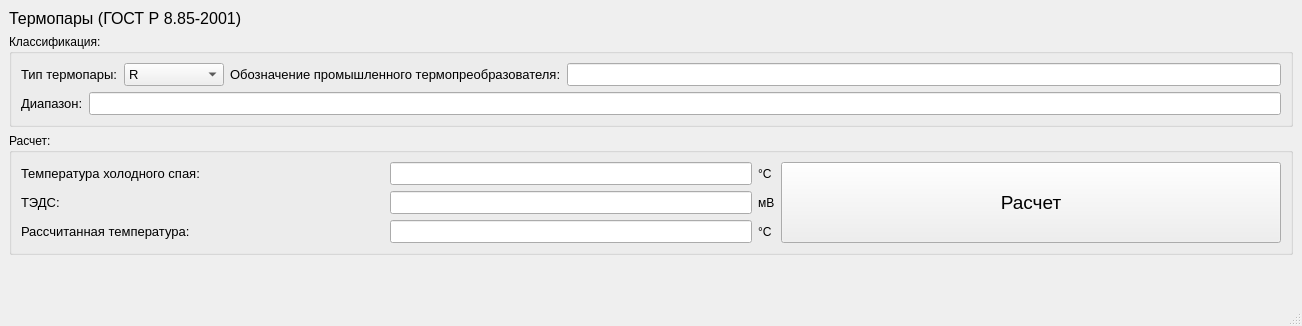
<?xml version="1.0" encoding="UTF-8"?>
<ui version="4.0">
 <class>thermocouple_calculator</class>
 <widget class="QMainWindow" name="thermocouple_calculator">
  <property name="geometry">
   <rect>
    <x>0</x>
    <y>0</y>
    <width>1302</width>
    <height>326</height>
   </rect>
  </property>
  <property name="minimumSize">
   <size>
    <width>991</width>
    <height>250</height>
   </size>
  </property>
  <property name="windowTitle">
   <string>Thermocouple Calculator</string>
  </property>
  <property name="windowIcon">
   <iconset resource="../resources/images.qrc">
    <normaloff>:/app5.png</normaloff>:/app5.png</iconset>
  </property>
  <widget class="QWidget" name="centralwidget">
   <layout class="QVBoxLayout" name="verticalLayout_3">
    <item>
     <widget class="QLabel" name="label">
      <property name="font">
       <font>
        <pointsize>12</pointsize>
       </font>
      </property>
      <property name="text">
       <string>Термопары (ГОСТ Р 8.85-2001)</string>
      </property>
     </widget>
    </item>
    <item>
     <widget class="QGroupBox" name="groupBox">
      <property name="sizePolicy">
       <sizepolicy hsizetype="Expanding" vsizetype="Preferred">
        <horstretch>0</horstretch>
        <verstretch>0</verstretch>
       </sizepolicy>
      </property>
      <property name="minimumSize">
       <size>
        <width>0</width>
        <height>0</height>
       </size>
      </property>
      <property name="maximumSize">
       <size>
        <width>16777215</width>
        <height>250</height>
       </size>
      </property>
      <property name="title">
       <string>Классификация:</string>
      </property>
      <layout class="QVBoxLayout" name="verticalLayout">
       <item>
        <layout class="QHBoxLayout" name="horizontalLayout">
         <item>
          <widget class="QLabel" name="label_2">
           <property name="font">
            <font>
             <pointsize>10</pointsize>
            </font>
           </property>
           <property name="text">
            <string>Тип термопары:</string>
           </property>
          </widget>
         </item>
         <item>
          <widget class="QComboBox" name="comboBox_type">
           <property name="minimumSize">
            <size>
             <width>100</width>
             <height>0</height>
            </size>
           </property>
           <property name="maximumSize">
            <size>
             <width>100</width>
             <height>16777215</height>
            </size>
           </property>
           <property name="font">
            <font>
             <pointsize>10</pointsize>
            </font>
           </property>
           <item>
            <property name="text">
             <string>R</string>
            </property>
           </item>
           <item>
            <property name="text">
             <string>S</string>
            </property>
           </item>
           <item>
            <property name="text">
             <string>B</string>
            </property>
           </item>
           <item>
            <property name="text">
             <string>J</string>
            </property>
           </item>
           <item>
            <property name="text">
             <string>T</string>
            </property>
           </item>
           <item>
            <property name="text">
             <string>E</string>
            </property>
           </item>
           <item>
            <property name="text">
             <string>K</string>
            </property>
           </item>
           <item>
            <property name="text">
             <string>N</string>
            </property>
           </item>
           <item>
            <property name="text">
             <string>A-1</string>
            </property>
           </item>
           <item>
            <property name="text">
             <string>A-2</string>
            </property>
           </item>
           <item>
            <property name="text">
             <string>A-3</string>
            </property>
           </item>
           <item>
            <property name="text">
             <string>L</string>
            </property>
           </item>
           <item>
            <property name="text">
             <string>M</string>
            </property>
           </item>
          </widget>
         </item>
         <item>
          <widget class="QLabel" name="label_3">
           <property name="font">
            <font>
             <pointsize>10</pointsize>
            </font>
           </property>
           <property name="text">
            <string>Обозначение промышленного термопреобразователя:</string>
           </property>
          </widget>
         </item>
         <item>
          <widget class="QLineEdit" name="lineEdit_name">
           <property name="sizePolicy">
            <sizepolicy hsizetype="Expanding" vsizetype="Expanding">
             <horstretch>0</horstretch>
             <verstretch>0</verstretch>
            </sizepolicy>
           </property>
           <property name="minimumSize">
            <size>
             <width>150</width>
             <height>0</height>
            </size>
           </property>
           <property name="font">
            <font>
             <pointsize>10</pointsize>
            </font>
           </property>
           <property name="readOnly">
            <bool>true</bool>
           </property>
          </widget>
         </item>
        </layout>
       </item>
       <item>
        <layout class="QHBoxLayout" name="horizontalLayout_2">
         <item>
          <widget class="QLabel" name="label_4">
           <property name="font">
            <font>
             <pointsize>10</pointsize>
            </font>
           </property>
           <property name="text">
            <string>Диапазон:</string>
           </property>
          </widget>
         </item>
         <item>
          <widget class="QLineEdit" name="lineEdit_diapazon">
           <property name="sizePolicy">
            <sizepolicy hsizetype="Expanding" vsizetype="Expanding">
             <horstretch>0</horstretch>
             <verstretch>0</verstretch>
            </sizepolicy>
           </property>
           <property name="minimumSize">
            <size>
             <width>0</width>
             <height>0</height>
            </size>
           </property>
           <property name="font">
            <font>
             <pointsize>10</pointsize>
            </font>
           </property>
           <property name="readOnly">
            <bool>true</bool>
           </property>
          </widget>
         </item>
        </layout>
       </item>
      </layout>
     </widget>
    </item>
    <item>
     <layout class="QHBoxLayout" name="horizontalLayout_7">
      <item>
       <widget class="QGroupBox" name="groupBox_2">
        <property name="sizePolicy">
         <sizepolicy hsizetype="Expanding" vsizetype="Preferred">
          <horstretch>0</horstretch>
          <verstretch>0</verstretch>
         </sizepolicy>
        </property>
        <property name="minimumSize">
         <size>
          <width>0</width>
          <height>0</height>
         </size>
        </property>
        <property name="maximumSize">
         <size>
          <width>16777215</width>
          <height>250</height>
         </size>
        </property>
        <property name="title">
         <string>Расчет:</string>
        </property>
        <layout class="QVBoxLayout" name="verticalLayout_2">
         <item>
          <layout class="QHBoxLayout" name="horizontalLayout_3">
           <item>
            <layout class="QGridLayout" name="gridLayout">
             <item row="0" column="0">
              <widget class="QLabel" name="label_5">
               <property name="sizePolicy">
                <sizepolicy hsizetype="Expanding" vsizetype="Preferred">
                 <horstretch>0</horstretch>
                 <verstretch>0</verstretch>
                </sizepolicy>
               </property>
               <property name="minimumSize">
                <size>
                 <width>200</width>
                 <height>0</height>
                </size>
               </property>
               <property name="font">
                <font>
                 <pointsize>10</pointsize>
                </font>
               </property>
               <property name="text">
                <string>Температура холодного спая:</string>
               </property>
              </widget>
             </item>
             <item row="0" column="1">
              <widget class="QLineEdit" name="lineEdit_cold_junior_temperature">
               <property name="sizePolicy">
                <sizepolicy hsizetype="Expanding" vsizetype="Expanding">
                 <horstretch>0</horstretch>
                 <verstretch>0</verstretch>
                </sizepolicy>
               </property>
               <property name="minimumSize">
                <size>
                 <width>170</width>
                 <height>0</height>
                </size>
               </property>
               <property name="maximumSize">
                <size>
                 <width>500</width>
                 <height>16777215</height>
                </size>
               </property>
               <property name="font">
                <font>
                 <pointsize>10</pointsize>
                </font>
               </property>
              </widget>
             </item>
             <item row="0" column="2">
              <widget class="QLabel" name="label_6">
               <property name="text">
                <string>°C</string>
               </property>
              </widget>
             </item>
             <item row="1" column="0">
              <widget class="QLabel" name="label_7">
               <property name="sizePolicy">
                <sizepolicy hsizetype="Expanding" vsizetype="Preferred">
                 <horstretch>0</horstretch>
                 <verstretch>0</verstretch>
                </sizepolicy>
               </property>
               <property name="minimumSize">
                <size>
                 <width>200</width>
                 <height>0</height>
                </size>
               </property>
               <property name="font">
                <font>
                 <pointsize>10</pointsize>
                </font>
               </property>
               <property name="text">
                <string>ТЭДС:</string>
               </property>
              </widget>
             </item>
             <item row="1" column="1">
              <widget class="QLineEdit" name="lineEdit_temf">
               <property name="sizePolicy">
                <sizepolicy hsizetype="Expanding" vsizetype="Expanding">
                 <horstretch>0</horstretch>
                 <verstretch>0</verstretch>
                </sizepolicy>
               </property>
               <property name="minimumSize">
                <size>
                 <width>170</width>
                 <height>0</height>
                </size>
               </property>
               <property name="maximumSize">
                <size>
                 <width>500</width>
                 <height>16777215</height>
                </size>
               </property>
               <property name="font">
                <font>
                 <pointsize>10</pointsize>
                </font>
               </property>
              </widget>
             </item>
             <item row="1" column="2">
              <widget class="QLabel" name="label_8">
               <property name="text">
                <string>мВ</string>
               </property>
              </widget>
             </item>
             <item row="2" column="0">
              <widget class="QLabel" name="label_9">
               <property name="sizePolicy">
                <sizepolicy hsizetype="Expanding" vsizetype="Preferred">
                 <horstretch>0</horstretch>
                 <verstretch>0</verstretch>
                </sizepolicy>
               </property>
               <property name="minimumSize">
                <size>
                 <width>200</width>
                 <height>0</height>
                </size>
               </property>
               <property name="font">
                <font>
                 <pointsize>10</pointsize>
                </font>
               </property>
               <property name="text">
                <string>Рассчитанная температура:</string>
               </property>
              </widget>
             </item>
             <item row="2" column="1">
              <widget class="QLineEdit" name="lineEdit_temperature_calc">
               <property name="sizePolicy">
                <sizepolicy hsizetype="Expanding" vsizetype="Expanding">
                 <horstretch>0</horstretch>
                 <verstretch>0</verstretch>
                </sizepolicy>
               </property>
               <property name="minimumSize">
                <size>
                 <width>170</width>
                 <height>0</height>
                </size>
               </property>
               <property name="maximumSize">
                <size>
                 <width>500</width>
                 <height>16777215</height>
                </size>
               </property>
               <property name="font">
                <font>
                 <pointsize>10</pointsize>
                </font>
               </property>
               <property name="readOnly">
                <bool>true</bool>
               </property>
              </widget>
             </item>
             <item row="2" column="2">
              <widget class="QLabel" name="label_10">
               <property name="text">
                <string>°C</string>
               </property>
              </widget>
             </item>
            </layout>
           </item>
           <item>
            <widget class="QPushButton" name="pushButton">
             <property name="sizePolicy">
              <sizepolicy hsizetype="Minimum" vsizetype="Preferred">
               <horstretch>0</horstretch>
               <verstretch>0</verstretch>
              </sizepolicy>
             </property>
             <property name="minimumSize">
              <size>
               <width>500</width>
               <height>0</height>
              </size>
             </property>
             <property name="font">
              <font>
               <pointsize>14</pointsize>
              </font>
             </property>
             <property name="text">
              <string>Расчет</string>
             </property>
            </widget>
           </item>
          </layout>
         </item>
        </layout>
       </widget>
      </item>
     </layout>
    </item>
    <item>
     <spacer name="verticalSpacer">
      <property name="orientation">
       <enum>Qt::Vertical</enum>
      </property>
      <property name="sizeHint" stdset="0">
       <size>
        <width>20</width>
        <height>40</height>
       </size>
      </property>
     </spacer>
    </item>
   </layout>
  </widget>
  <widget class="QMenuBar" name="menubar">
   <property name="geometry">
    <rect>
     <x>0</x>
     <y>0</y>
     <width>1302</width>
     <height>22</height>
    </rect>
   </property>
  </widget>
  <widget class="QStatusBar" name="statusbar"/>
 </widget>
 <resources>
  <include location="../resources/images.qrc"/>
 </resources>
 <connections/>
</ui>
